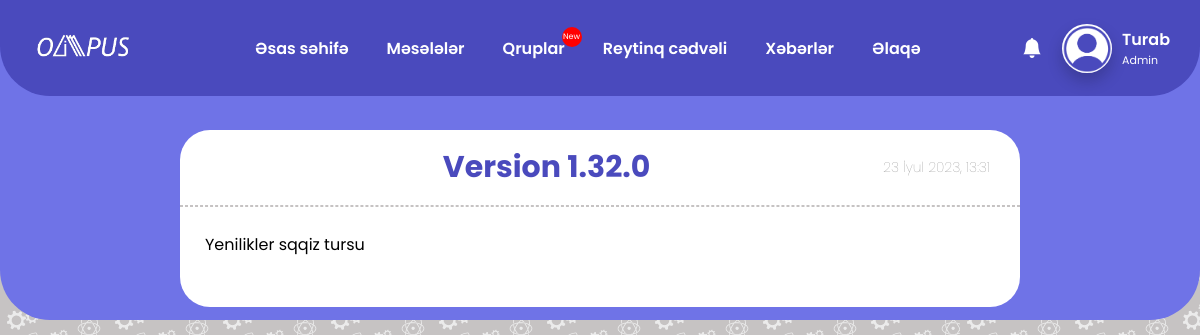
The page /versions/1.32.0/ (signed in) on the database its author committed.
### base/models.py (models this page shows, shortened)
class Account(models.Model):
    username=models.CharField(max_length=20)
    fullname=models.CharField(max_length=100,blank=True)
    email=models.CharField(max_length=50)
    password=models.CharField(max_length=50)
    profile_photo=models.ImageField(upload_to='profile_photos/', default='profile_photos/default_pp.png')
    point=models.IntegerField(default=0)
    admin_tag=models.BooleanField(default=False)
    teacher_tag=models.BooleanField(default=False)
    clever_tag=models.BooleanField(default=False)
    olympian_tag=models.BooleanField(default=False)
    groups=models.CharField(max_length=1000000,default='%')
    requests=models.CharField(max_length=1000000,default='%')

class Version(models.Model):
    version=models.CharField(max_length=100)
    content=models.CharField(max_length=1000000)
    date=models.DateTimeField(auto_now_add=True)

### base/views.py (the view)
# urls.py: path("versions/<str:version>/", views.versions, name="versions"),
def versions(request,version):
    user=islogin(request)
    update=Version.objects.get(version=version)
    return render(request, "versions.html", {"update":update,"islogin":user,"notifications":Notification.objects.filter(user=user).order_by('-date')})

### base/views.py (called while the page is built)
def islogin(request):
    if 'username' in request.session:
        user=Account.objects.get(username=request.session['username'])
        return user
    return False

### templates/versions.html (shortened to what this page needs)
<!DOCTYPE html>
<html lang="en">
<head>
    <link rel="stylesheet" href="/static/css/problem_view.css">
    <link rel="stylesheet" href="https://cdn.jsdelivr.net/npm/bootstrap-icons@1.10.5/font/bootstrap-icons.css">
    <link href="https://cdn.jsdelivr.net/npm/remixicon@2.2.0/fonts/remixicon.css" rel="stylesheet">
</head>
<body>
    {% include 'navbar.html' %}
    <div class="problem_container">
        <div class="problem_container_head">
            <div class="prb_txt">
                <h2 class="problem_name">Version {{ update.version }}</h2>
            </div>
            <p class="id_of_problem" style="color: gray; font-weight: 150; font-size: 14px;">{{ update.date }}</p>
        </div>
        <hr>
        <div class="problem_context_container">
            <p class="problem_context_pharagraph">{{ update.content }}</p>
        </div>
    </div>
</body>
</html>

### templates/navbar.html (shortened to what this page needs)
<header>
    <link href="https://cdn.jsdelivr.net/npm/remixicon@2.2.0/fonts/remixicon.css" rel="stylesheet">
    <link rel="stylesheet" href="https://unpkg.com/boxicons@latest/css/boxicons.min.css">
    <link rel="stylesheet" href="https://cdn.jsdelivr.net/npm/bootstrap-icons@1.10.5/font/bootstrap-icons.css">
    <link rel="stylesheet" type="text/css" href="/static/css/navbar.css">
    <a href="{% url 'base' %}" class="logo"><img width="100" class="logo_href" src="/static/images/logo.png" alt="Logo"></a>
    <div class="navbar-all-elements">
        <ul class="navlist">
            <li><button class="dropbtn"><a href="{% url 'base' %}">Əsas səhifə</a></button></li>
            <li>
            <div class="dropdown">
                <div class="buttons_drop">
                    <button class="dropbtn" id="dropbtn_prob"><a href="{% url 'problems_main' %}">Məsələlər</a><button class="icon_opening"></button></button>
                </div>
            </div>
            </li>
            <li id="group_not"><button class="dropbtn"><a href="{% url 'groups_main' %}">Qruplar</button></a>{% if islogin.requests|length > 1 %}<p class="notify_group">New</p>{% endif %}</li>
            <li><button class="dropbtn"><a href="{% url 'ranking' %}">Reytinq cədvəli</a></button></li>
            <li><button class="dropbtn"><a href="{% url 'news' %}">Xəbərlər</a></button></li>
            <li><button class="dropbtn"><a href="{% url 'contact' %}">Əlaqə</a></button></li>
        </ul>
        {% if islogin == False %}
        <div class="forms-all">
            <div class="users-section">
                <a href="{% url 'login' %}"><button class="login">Daxil ol</button></a>
                <a href="{% url 'register' %}"><button class="register">Qeydiyyat</button></a>
            </div>
        </div>
        {% else %}
        <div class="pp_all">
            <div class="profile-section">
                <div class="notificatons_whole">
                    <button class="notification_btn" onclick="open_notifications()"><i class="bi bi-bell-fill"></i></button>
                </div>
                <a href="{% url 'profile' islogin.username %}" class="pp_place"><img class="profile_photo" src="/media/{{ islogin.profile_photo }}"></i></a>
                <div class="user">
                    <h3 class="username_txt"><a href="{% url 'profile' islogin.username %}" style="text-decoration:none; color:white;">{{ islogin.username }}</a></h3>
                    {% if islogin.admin_tag %}
                    <h6 class="user_tag">Admin</h6>
                    {% elif islogin.teacher_tag %}
                    <h6 class="user_tag">Teacher</h6>
                    {% elif islogin.clever_tag %}
                    <h6 class="user_tag">Clever</h6>
                    {% elif islogin.olympian_tag %}
                    <h6 class="user_tag">Olympian</h6>
                    {% endif %}
                </div>
            </div>
        </div>
        {% endif %}
    </div>
</header>

### static/css/problem_view.css (style rules this page uses)
* { padding: 0; margin: 0; font-family: "Poppins", sans-serif; text-decoration: none; list-style: none; box-sizing: border-box; }
body { background: #c6c3c3; }
.problem_container { margin: 0 auto; margin-top: 130px; background-color: #ffffff; width: 70%; height: auto; border-radius: 30px; margin-bottom: 30px; }
.problem_container_head { display: flex; padding: 15px; padding-left: 30px; align-items: center; padding-right: 30px; }
.id_of_problem { color: red; font-weight: 600; font-size: 20px; }
.prb_txt { margin: 0 auto; color: rgba(169, 169, 169, 0.957); }
.problem_container_head .problem_name { color: #4a4abd; font-size: 30px; font-weight: 700; text-align: center; }
hr { border: dashed 1px #c6c3c3; }
.problem_container .problem_context_container { padding: 25px; }
.problem_container .problem_context_container .problem_context_pharagraph { padding-bottom: 25px; }

### static/css/navbar.css (style rules this page uses)
* { padding: 0; margin: 0; font-family: "Poppins", sans-serif; text-decoration: none; list-style: none; box-sizing: border-box; }
body { background: #c6c3c3; background-image: url('/static/images/bg-design.png'); }
header { position: fixed; right: 0; top: 0; z-index: 100; width: 100%; height: 12%; display: flex; align-items: center; padding: 33px 9%; background: #4a4abd 75.52%; border-bottom-left-radius: 50px; border-bottom-right-radius: 50px; }
.logo_href { vertical-align: middle; }
.notification_btn { background-color: transparent; border:0; color: white; cursor: pointer; font-size: 20px; padding-right: 10px; padding-left: 90px; }
.navbar-all-elements { display: flex; align-items: center; }
.navlist { margin-left: 100px; display: flex; align-items: center; margin-bottom: 0rem; padding-left: 0rem; }
.navlist .dropbtn a { text-decoration: none; color:white; }
#group_not { display: flex; align-items: center; }
.notify_group { position: absolute; margin-left: 78px; margin-top: -22px; text-decoration: none; text-align: center; background-color: red; color: white; width: 20px; height: 20px; border-radius: 100%; padding: 5px; font-size: 8px; font-weight: 400; cursor: default; display: flex; justify-content: center; align-items: center; }
#dropbtn_prob { display: flex; align-items: center; }
.navlist button { background-color: transparent; color: white; font-size: 1rem; font-weight: 600; padding: 0 19px; border-radius: 25px; cursor: pointer; border: transparent; text-align: center; }
.buttons_drop { display: flex; }
.pp_all { position: absolute; display: flex; align-items: center; right: 0; }
header .profile-section { position: relative; border-bottom-right-radius: 50px; border-bottom-left-radius: 20px; border-top-left-radius: 20px; background-color: rgba(255, 255, 255, 0); height: 80%; width: auto; justify-content: right; align-items:center; display:flex; }
header .profile-section a { height: 70px; width: 70px; border-bottom-left-radius: 20px; border-top-left-radius: 20px; background-color: rgba(255, 255, 255, 0); }
header .profile-section a img { max-height: 70%; border-radius: 100%; box-shadow: 0px 8px 16px 0px rgba(0,0,0,0.2); z-index: 102; height: 50px; width: 50px; margin-right: 10px; margin-left: 10px; margin-top: 15%; }
header .profile-section .user { margin-right: 30px; }
header .profile-section .user .username_txt { font-size: 16px; font-weight: 600; color: #ffffff; }
header .profile-section .user .user_tag { font-size: 11px; font-weight: 400; color: #ffffff; }
@media (max-width: 1535px) { header { padding: 30px 3%; transition: .2s; } }

### rows shown on the page
Account: profile_photo (placeholder picture), username "Turab"
Version: version "1.32.0", date "23 İyul 2023, 13:31", content "Yenilikler sqqiz tursu"
